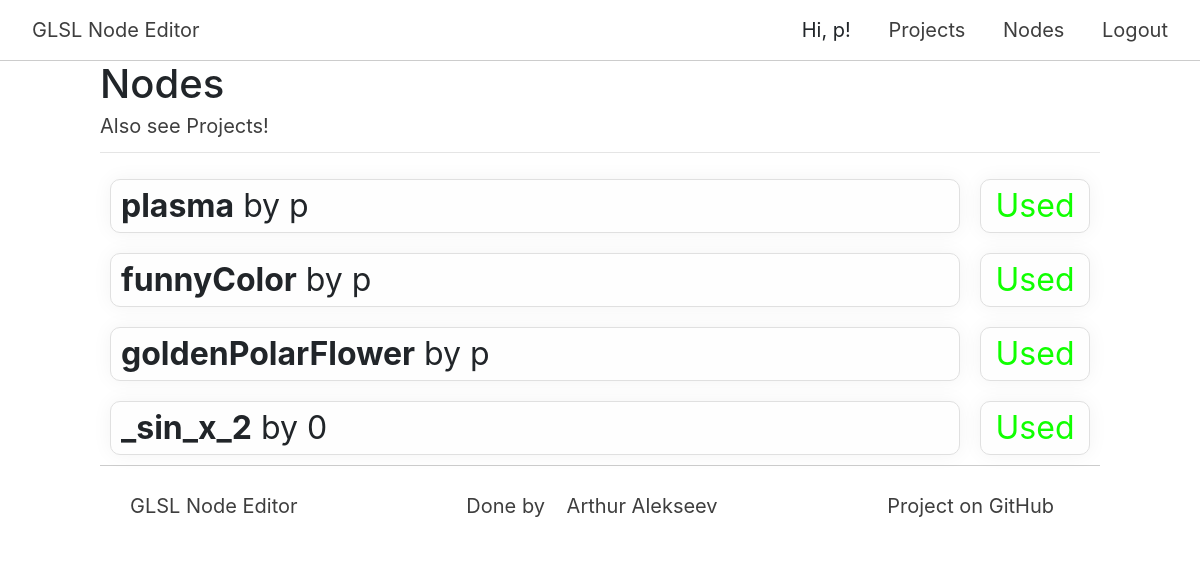
Page /explore/nodes (signed in) on the committed database.
### db/models/user_model.py (models this page shows, shortened)
class UserModel(SqlAlchemyBase, UserMixin):
    __tablename__ = 'users'
    id = sqlalchemy.Column(sqlalchemy.Integer,
                           primary_key=True, autoincrement=True)
    name = sqlalchemy.Column(sqlalchemy.String(15), unique=True)
    email = sqlalchemy.Column(sqlalchemy.String, unique=True)
    hashed_password = sqlalchemy.Column(sqlalchemy.String)
    create_date = sqlalchemy.Column(sqlalchemy.DateTime, default=datetime.datetime.now)
    used_nodes = sqlalchemy.Column(sqlalchemy.String, default="")
    nodes = orm.relation("NodeModel", back_populates='user')
    projects = orm.relation("ProjectModel", back_populates='user')

### db/models/nodes_model.py (models this page shows)
class NodeModel(SqlAlchemyBase):
    __tablename__ = 'nodes'
    id = sqlalchemy.Column(sqlalchemy.Integer, primary_key=True, autoincrement=True)
    json_code = sqlalchemy.Column(sqlalchemy.String, nullable=True)
    author_id = sqlalchemy.Column(sqlalchemy.Integer, sqlalchemy.ForeignKey("users.id"))
    name = sqlalchemy.Column(sqlalchemy.String, nullable=True)
    description = sqlalchemy.Column(sqlalchemy.String, nullable=True)
    user = orm.relation('UserModel')

### app.py (the view)
@app.route('/explore/nodes')
def explore_page_nodes():
    session = db_session.create_session()
    nodes = session.query(Node)
    return render_template("explore_nodes.html", nodes=nodes)

### app.py (called while the page is built)
@login_manager.user_loader
def load_user(user_id):
    session = db_session.create_session()
    return session.query(User).get(user_id)

### db/db_session.py (called while the page is built)
def create_session() -> Session:
    global __factory
    return __factory()

### templates/explore_nodes.html (shortened to what this page needs)
{% extends "base.html" %}
{% block content %}
    <link rel="stylesheet" href="/static/nodes/css/styles.css">
    <div class="p-title">
        <h1> Nodes </h1>
        <a style="padding-left: 0" href="/">Also see Projects!</a>
    </div>
    <hr>
    <div class="explore">
        {% for node in nodes %}
            <div class="node-c">
            <div class="node" onclick="document.location = '/node/{{ node.id }}'">
                <div class="node-data">
                    <span> <b>{{ node.name }}</b> by {{ node.user.name }}</span>
                </div>
            </div>
            {% if (node.id|string) in (current_user.used_nodes|string) %}
                <div class="used" onmousedown="addNodeAjaxWID({{ node.id }}, changeStyle, this)">
            {% else %}
                <div class="unused" onmousedown="addNodeAjaxWID({{ node.id }}, changeStyle, this)">
            {% endif %}
        {% if (node.id|string) in (current_user.used_nodes|string) %}
            <span> Used </span>
        {% else %}
            <span> Use </span>
        {% endif %}
        </div>
        </div>
        {% endfor %}
        </div>
{% endblock %}

### templates/base.html (shortened to what this page needs)
<!DOCTYPE html>
<html lang="en">
<head>
    <link rel="stylesheet"
          href="https://stackpath.bootstrapcdn.com/bootstrap/4.4.1/css/bootstrap.min.css"
>
    <link rel="stylesheet" href="/static/base/css/base.css">
</head>
<body>
<div id="page-c">
<header>
    <div class="navbar">
        <div class="title">
            <a href="/"> GLSL Node Editor </a>
        </div>
        <div class="inner-bar">
            {% if current_user.is_authenticated %}
                <a>Hi, {{ current_user.name }}! </a>
                <a href="/project"> Projects </a>
                <a href="/node"> Nodes </a>
                <a href="/logout"> Logout </a>
            {% else %}
                <a href="/login"> Sign in </a>
            {% endif %}
        </div>
    </div>
</header>
<div class="main-content">
    {% block content %} {% endblock %}
<footer>
    <div class="ftr">
        <span>GLSL Node Editor</span>
        <span style="text-align: center">Done by <a href="https://github.com/arthur100500">Arthur Alekseev</a> </span>
        <span style="text-align: end"><a href="https://github.com/arthur100500/glsl-node-editor">Project on GitHub</a></span>
    </div>
</footer>
</div>
</div>
</body>
</html>

### static/base/css/base.css (style rules this page uses)
body { margin: 0; line-height: 1.0; position: relative; }
.navbar { font-family: -apple-system, BlinkMacSystemFont, "Segoe UI", Roboto, "Helvetica Neue", Arial, "Noto Sans", sans-serif, "Apple Color Emoji", "Segoe UI Emoji", "Segoe UI Symbol", "Noto Color Emoji"; display: grid; grid-template-columns: 1fr 3fr; height: 60px; box-shadow: 0 1px 0 rgba(0, 0, 0, 0.2); z-index: 11; position: absolute; width: 100%; background-color: #ffffff; }
.title { text-align: left; }
.inner-bar { text-align: right; }
.main-content { top: 60px; position: relative; height: 100vh; }
a { padding: 14px 16px; margin-top: 10px; text-decoration: none; color: #3e3e3e; font-size: 20px; }
.ftr { border-top: 1px solid rgba(0, 0, 0, 0.2); height: 90px; margin-top: auto; box-sizing: inherit; display: grid; grid-template-columns: 1fr 1fr 1fr; }
.ftr span { margin: 30px; color: #3e3e3e; font-size: 20px; }

### static/nodes/css/styles.css (style rules this page uses)
.main-content { width: 1000px; margin: auto; }
.node { margin: 10px; padding: 10px; display: grid; grid-template-columns: 1fr 250px; border-radius: 10px; border: 1px solid #e0e0e0; background-color: #fefefe; box-shadow: 0 0 20px rgba(0, 0, 0, 0.05); transition: background-color ease-in-out 60ms; }
.node-data { font-family: -apple-system, BlinkMacSystemFont, "Segoe UI", Roboto, "Helvetica Neue", Arial, "Noto Sans", sans-serif, "Apple Color Emoji", "Segoe UI Emoji", "Segoe UI Symbol", "Noto Color Emoji"; display: inherit; font-size: 200%; }
.used { font-family: -apple-system, BlinkMacSystemFont, "Segoe UI", Roboto, "Helvetica Neue", Arial, "Noto Sans", sans-serif, "Apple Color Emoji", "Segoe UI Emoji", "Segoe UI Symbol", "Noto Color Emoji"; display: inherit; font-size: 200%; color: #10ff00; -webkit-user-select: none; -moz-user-select: none; -ms-user-select: none; user-select: none; margin: 10px; padding: 10px; border-radius: 10px; border: 1px solid #e0e0e0; background-color: #fefefe; box-shadow: 0 0 20px rgba(0, 0, 0, 0.05); text-align: center; transition: background-color ease-in-out 200ms, color ease-in-out 200ms; }
.node-c { display: grid; grid-template-columns: 1fr 130px; }

### rows in the picture
UserModel: name "p"
NodeModel: name "plasma", user.name "p", shows "Used"
NodeModel: name "funnyColor", user.name "p", shows "Used"
NodeModel: name "goldenPolarFlower", user.name "p", shows "Used"
NodeModel: name "_sin_x_2", user.name "0", shows "Used"
